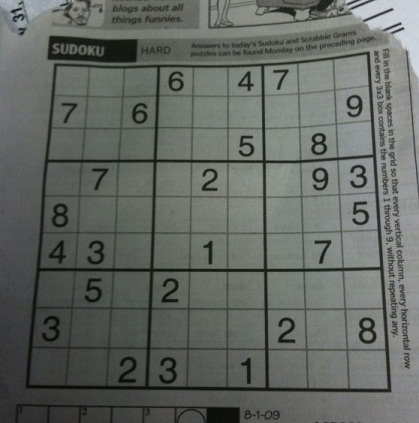
#> input picture sudoku.jpg, 419 x 423 px
$ jupyter execute --allow-errors Computer_Vision.ipynb   (shell and % lines are left out)   (older library calls are emulated)
#> lines starting #> are read from the running program, lines starting #| are printed output that depends on the picture; after the words box and inside, x2 and y2 are one past the last pixel; in counts of white or black regions, pixels touching at a corner belong together
[cell 1]
import skimage

[cell 2]
#rabota s ksrtinkoi

[cell 3]
from skimage import io
#> (the rest of this cell did not finish here and is left out)

[cell 4]
#вывод картинки

#> (a cell that did not finish here is left out)

#> (a cell that did not finish here is left out)

#> (a cell that did not finish here is left out)

#> (a cell that did not finish here is left out)

[cell 9]
from skimage import io, color, data
#> (the rest of this cell did not finish here and is left out)

#> (a cell that did not finish here is left out)

#> (a cell that did not finish here is left out)

#> (a cell that did not finish here is left out)

[cell 13]
#сохранить картинку

#> (a cell that did not finish here is left out)

[cell 15]
import numpy as np

[cell 16]
grey = np.array([
    [
        [136, 133, 133],
        [196, 196, 196],
        [196, 196, 196]
    ],
    [
        [196, 196, 196],
        [255, 255, 255],
        [50, 50, 50]
    ],
    [
        [50, 50, 50],
        [196, 196, 196],
        [255, 255, 255],
    ]
], dtype = np.uint8)

[cell 17]
io.imshow(grey)
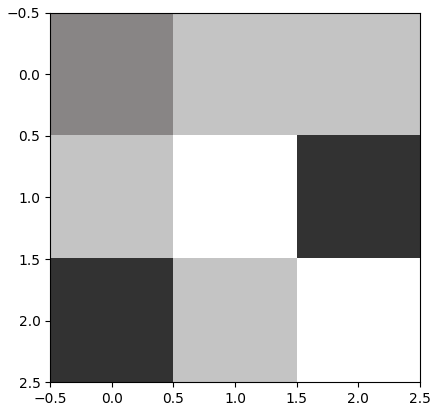
#> figure drawn by matplotlib, 1 panel

[cell 18]
import cv2
treu_grey = cv2.cvtColor(grey, cv2.COLOR_BGR2GRAY)
#> treu_grey = [[133, 196, 196], [196, 255, 50], [50, 196, 255]]
median_blured = cv2.medianBlur(treu_grey, 3)
#> median_blured = [[196, 196, 196], [196, 196, 196], [196, 196, 255]]

[cell 19]
back_bgr = cv2.cvtColor(median_blured, cv2.COLOR_GRAY2BGR)

[cell 20]
io.imshow(back_bgr)
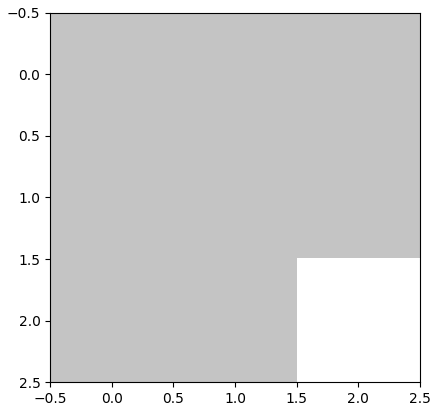
#> figure drawn by matplotlib, 1 panel

[cell 21]
import math
function = lambda x,y,sigma:(1 / (2 * math.pi*sigma**2))*math.e**-((x**2+y**2)/2*sigma**2)

[cell 22]
s=0.84

[cell 23]
for i in range(3):
    for j in range(3):
        print(f"{i}-{j}-{function(1-i, 1-j, s)}")

[cell 24]
img_bilateral = cv2.bilateralFilter(grey, 2, 100, 50)

[cell 25]
img_bgr = cv2.cvtColor(img_bilateral, cv2.COLOR_BGR2GRAY)
#> img_bgr = [[159, 201, 196], [204, 232, 50], [50, 219, 238]]

[cell 26]
io.imshow(img_bgr)
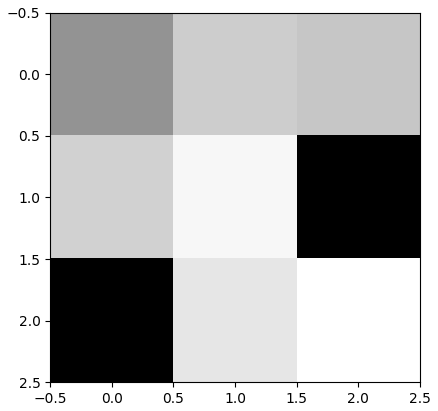
#> figure drawn by matplotlib, 1 panel

#> (a cell that did not finish here is left out)

[cell 28]
img = cv2.imread('Lenna.png')

[cell 29]
_, img_thr = cv2.threshold(img, 90, 200, 0)

#> (a cell that did not finish here is left out)

[cell 31]
table = cv2.imread('sudoku.jpg')
#> table is the input picture: shape (423, 419, 3); mean B, G, R 98.9, 103.6, 99.4

[cell 32]
table_grey = cv2.cvtColor(table, cv2.COLOR_BGR2GRAY)

[cell 33]
_, table_thr = cv2.threshold(table_grey, 80, 255, 0)
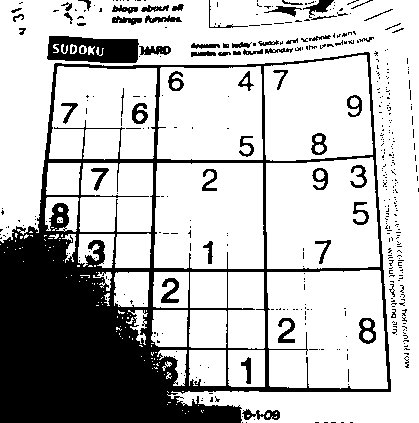
#> table_thr: shape (423, 419); 74.2% white; 428 black regions (369 under 20 px), largest, box (x1, y1, x2, y2) and area: (0, 52, 391, 423) 36684, (47, 36, 139, 63) 1883, (161, 278, 179, 303) 238

[cell 34]
io.imshow(table_thr)

[cell 35]
th2 = cv2.adaptiveThreshold(table_grey, 255, cv2.ADAPTIVE_THRESH_MEAN_C, cv2.THRESH_BINARY, 11, 2)
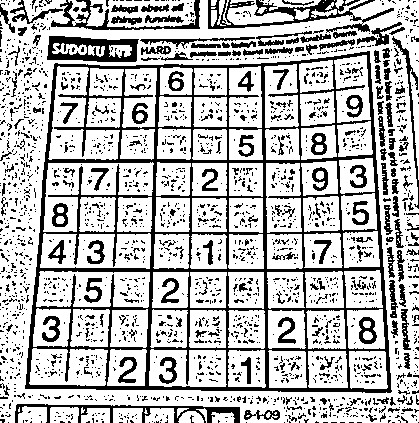
#> th2: shape (423, 419); 73% white; 2115 black regions (1905 under 20 px), largest, box (x1, y1, x2, y2) and area: (25, 51, 392, 393) 18441, (208, 0, 394, 33) 1810, (47, 36, 139, 62) 1408

[cell 36]
io.imshow(th2)

[cell 37]
th3 = cv2.adaptiveThreshold(table_grey, 255, cv2.ADAPTIVE_THRESH_GAUSSIAN_C, cv2.THRESH_BINARY, 11, 2)
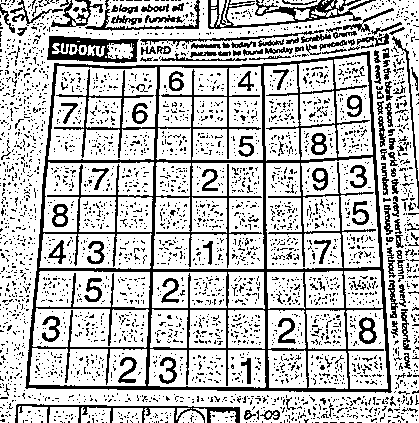
#> th3: shape (423, 419); 74.8% white; black in thin lines or dots

[cell 38]
io.imshow(th3)

[cell 39]
from skimage import io
from skimage.metrics import structural_similarity

[cell 40]
img_cat1 = io.imread('cat1.jpg')
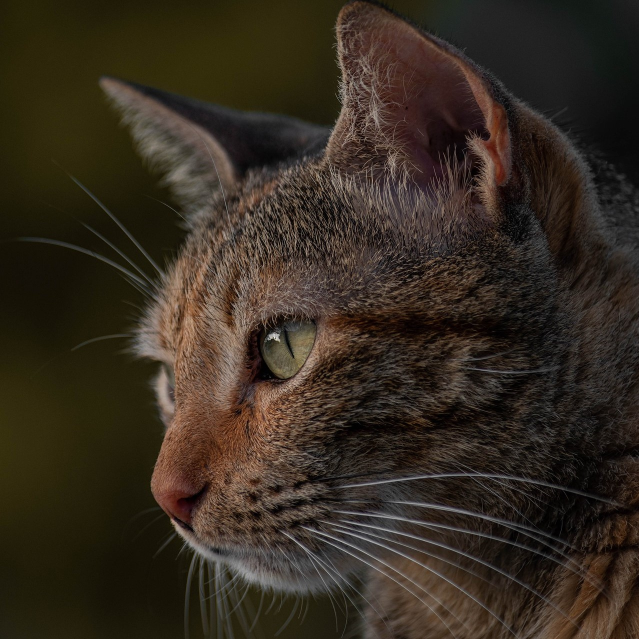
#> input picture cat1.jpg, 1278 x 1278 px (shown at 1/2 size)
#> img_cat1 is the input picture: shape (1278, 1278, 3); mean R, G, B 53.1, 43.5, 31.9
img_cat2 = io.imread('cat2.jpg')
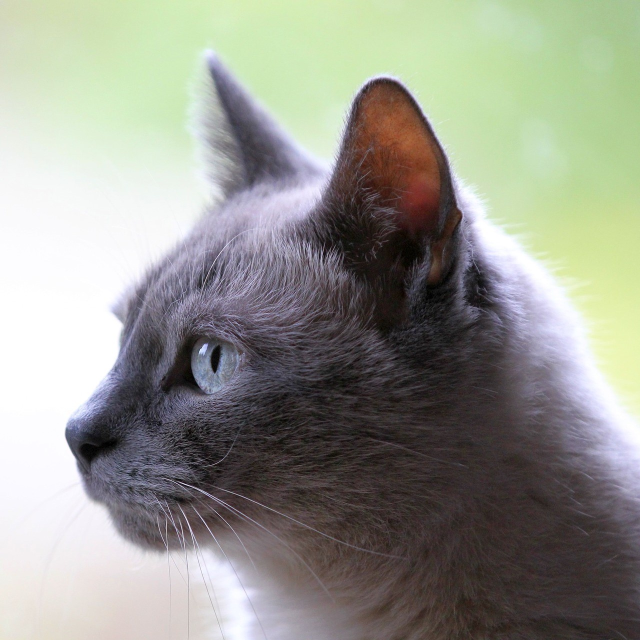
#> input picture cat2.jpg, 1280 x 1280 px (shown at 1/2 size)
#> img_cat2 is the input picture: shape (1280, 1280, 3); mean R, G, B 149.7, 151.1, 141.6
img_dog = io.imread('dog1.jpg')
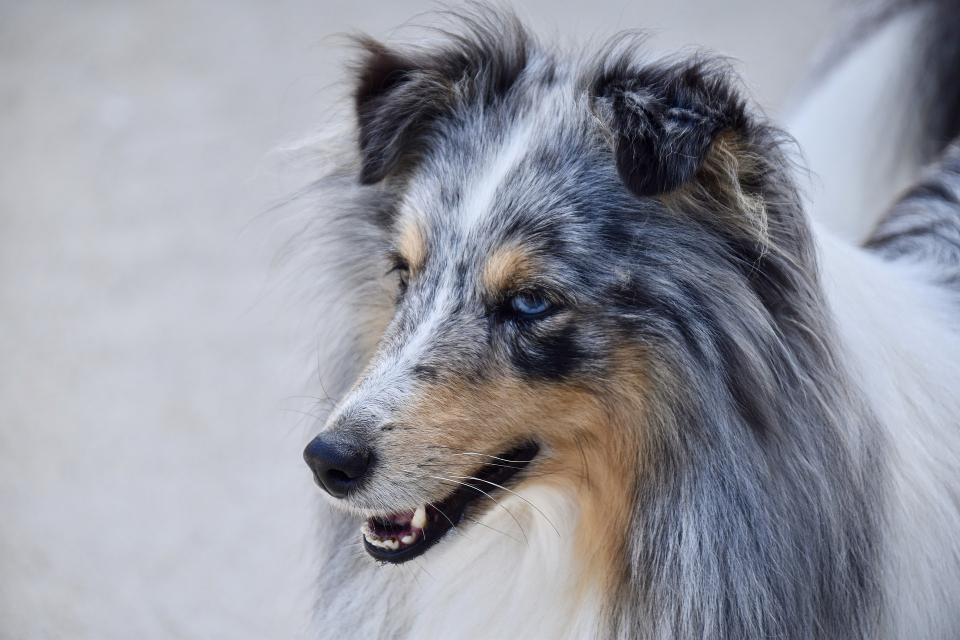
#> input picture dog1.jpg, 1920 x 1280 px (shown at 1/2 size)
#> img_dog is the input picture: shape (1280, 1920, 3); mean R, G, B 149.8, 151.7, 161.3

[cell 41]
import cv2
import numpy as np

[cell 42]
img_cat2 = cv2.resize(img_cat2, dsize=img_cat1.shape[:2])
#> img_cat2: shape (1278, 1278, 3)
img_dog = cv2.resize(img_dog, dsize=img_cat1.shape[:2])
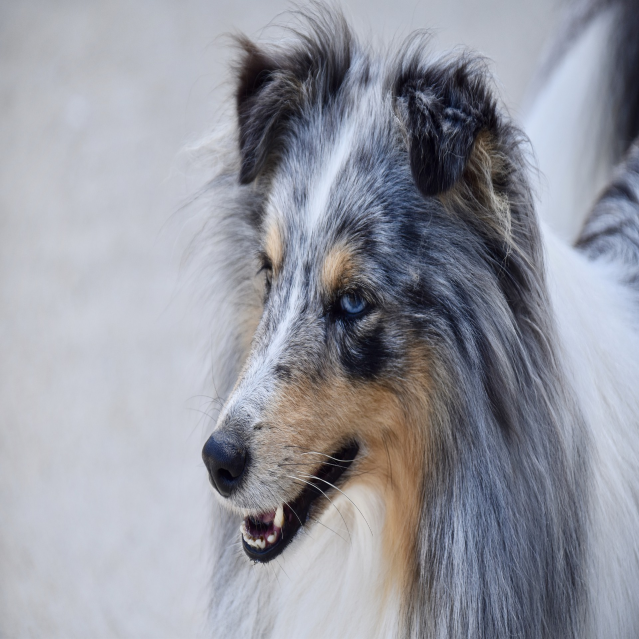
#> img_dog: shape (1278, 1278, 3) (shown at 1/2 size); mean R, G, B 149.7, 151.6, 161.2

[cell 43]
ssim_original = structural_similarity(img_cat1, img_cat1,
                    data_range=img_cat1.max() - img_cat1.min(), multichannel=True)
#> ssim_original = 1

[cell 44]
ssim_original
#> Out = 1

[cell 45]
ssim_cat = structural_similarity(img_cat1, img_cat2,
               data_range=img_cat2.max()-img_cat2.min(), multichannel=True)
#> ssim_cat = 0.182

[cell 46]
ssim_cat
#> Out = 0.182

[cell 47]
ssim_dog = structural_similarity(img_cat1, img_dog,
               data_range=img_cat1.max()-img_cat1.min(), multichannel=True)
#> ssim_dog = 0.164

[cell 48]
ssim_dog
#> Out = 0.164
